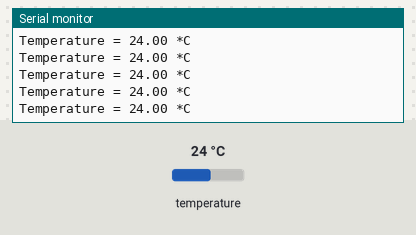
Recording of a sketch running on a simulated Arduino Uno, built with avr-gcc and run on an emulated ATmega328P. On the bench: the last lines printed to the serial monitor. Inputs (shaded band) come from the test bench; at power-on: temperature 24 °C.

Above: at 1.2 s.
1.3 s: temperature set to 12 °C
At 2.3 s:
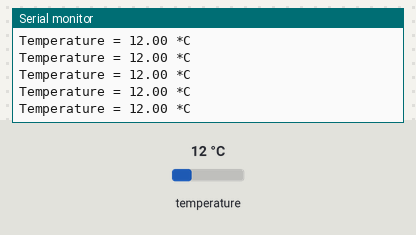
4.3 s: temperature set to 19 °C
At 5.2 s:
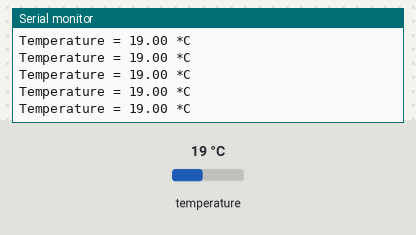
Timing chart, 0 to 7.3 s (numbered marks = the images above; inputs shaded):
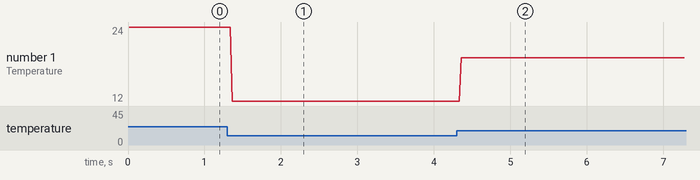

Measured:
- after the input at 1.3 s, the serial monitor: prints a new line after 0.06 s (image 1)
- after the input at 4.3 s, the serial monitor: prints a new line after 0.06 s (image 2)
- plotted number 1: 24 → 12 after the input at 1.3 s, 12 → 19 after the input at 4.3 s

The sketch:

Prueba_Sensor_de_temperatura_BMP280.ino
```cpp
/* Prueba Sensor de Temperatura BMP280
 * Trabajo Practico Integrador
 *
 * Materia: Seminario de Informatica y Telecomunicaciones (ST).
 * Grupo: 3.
 * Integrantes: Santiago Eulmesekian, Mateo Iadarola, Ariel Rakowszczyk, Santiago Rapetti y Ariel Slonimsqui.
 * Profesor: Mirko Veckiardo.
 *
 */

#include <Wire.h>
#include <SPI.h>
#include <Adafruit_BMP280.h>


Adafruit_BMP280 bmp; // I2C


void setup() {

  Serial.begin(9600);

  while ( !Serial ) delay(100);

  Serial.println(F("BMP280 test"));

  unsigned status;

  status = bmp.begin(0x76);

  if (!status) {

    Serial.println(F("Could not find a valid BMP280 sensor, check wiring or "
                      "try a different address!"));
    Serial.print("SensorID was: 0x"); Serial.println(bmp.sensorID(),16);
    Serial.print("        ID of 0xFF probably means a bad address, a BMP 180 or BMP 085\n");
    Serial.print("   ID of 0x56-0x58 represents a BMP 280,\n");
    Serial.print("        ID of 0x60 represents a BME 280.\n");
    Serial.print("        ID of 0x61 represents a BME 680.\n");
    while (1) delay(10);
  }

  /* Default settings from datasheet. */
  bmp.setSampling(Adafruit_BMP280::MODE_NORMAL,     /* Operating Mode. */
                  Adafruit_BMP280::SAMPLING_X2,     /* Temp. oversampling */
                  Adafruit_BMP280::SAMPLING_X16,    /* Pressure oversampling */
                  Adafruit_BMP280::FILTER_X16,      /* Filtering. */
                  Adafruit_BMP280::STANDBY_MS_500); /* Standby time. */
}

void loop() {

    Serial.print(F("Temperature = "));
    Serial.print(bmp.readTemperature());
    Serial.println(" *C");

}
```
